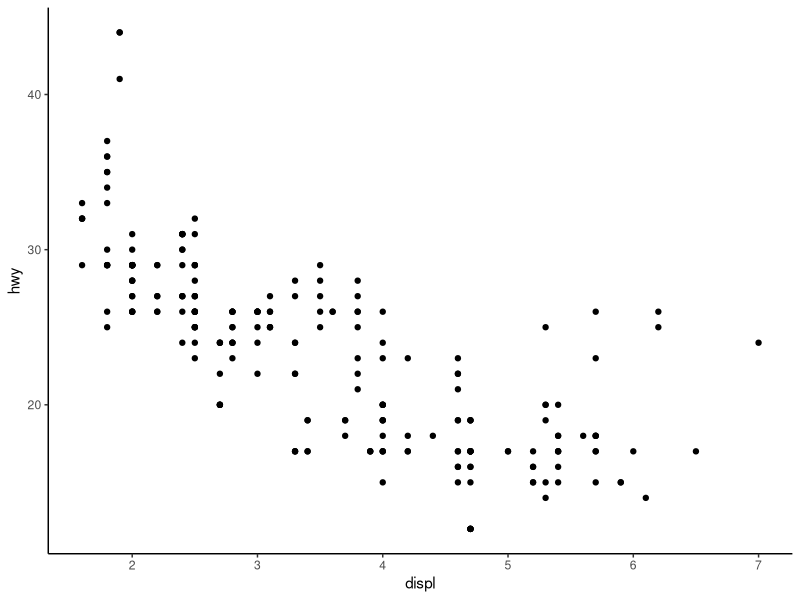

The R source for this figure:
## ---- chunk 1
library(tidyverse)
## ---- chunk 2
mpg
## ---- chunk 3
myplot <- ggplot(data=mpg, mapping=aes(x=displ,y=hwy)) +
geom_point()  + 
theme_classic()
myplot

